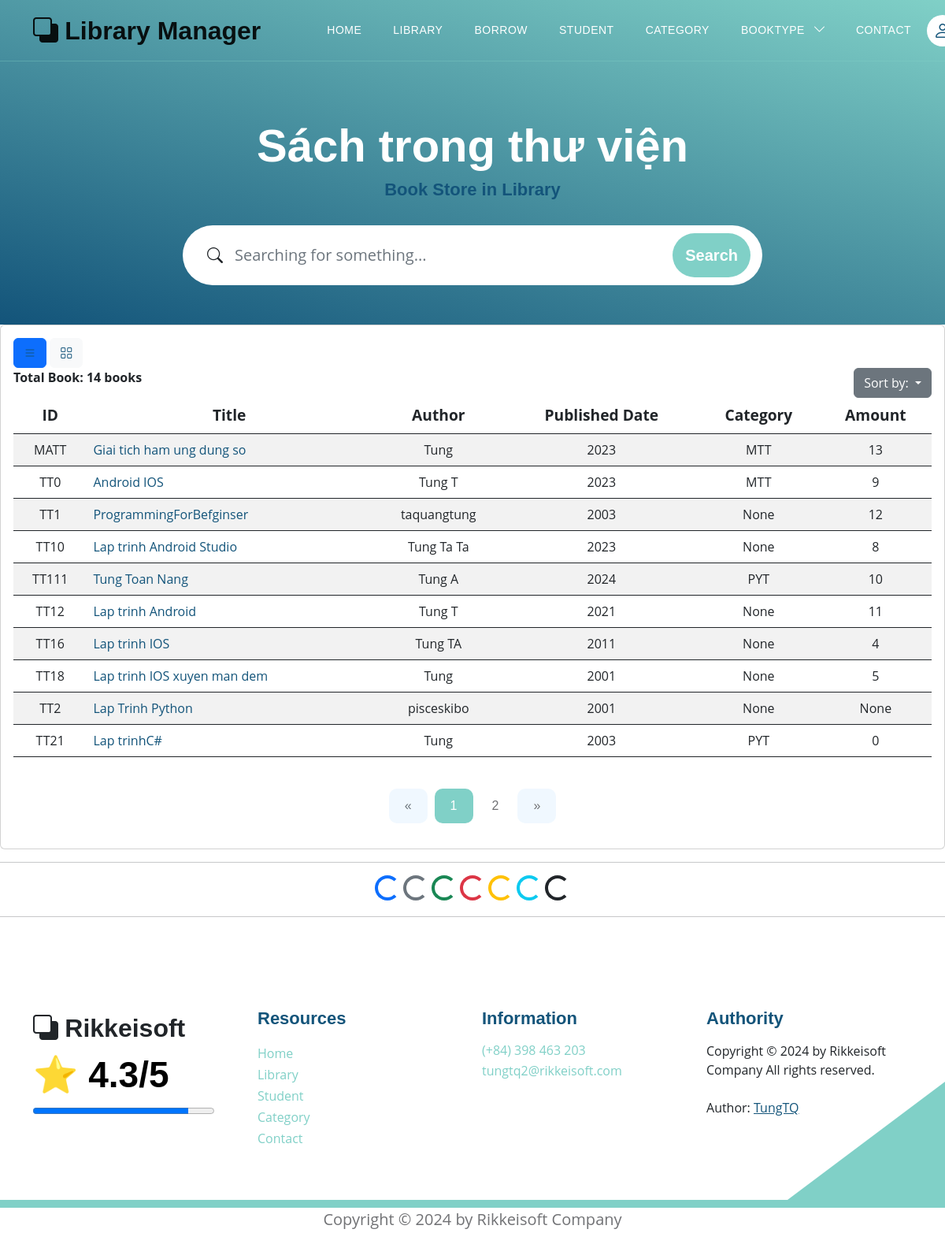
The page /books?bookview=0 on the database as committed earlier.
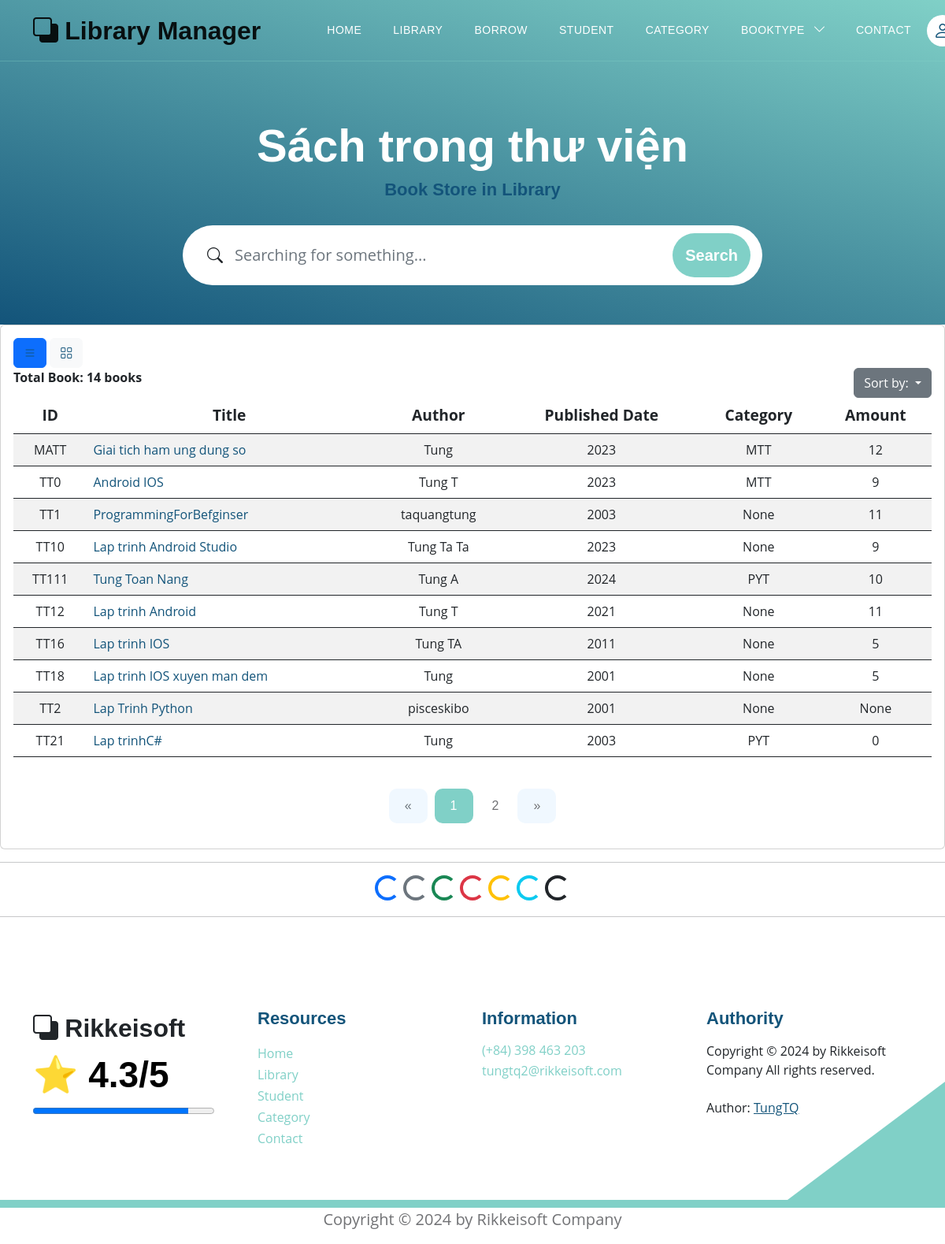
The same page on the database as committed later.
### models.py (models this page shows, shortened)
class Book(Base):
    __tablename__ = 'books'
    username_id = Column(String(30), ForeignKey('users.username'), nullable=False)
    id_book = Column(String(30), primary_key=True, unique=True, index=True)         # Số thứ tự sách
    title = Column(String(100), index=True)      # Tiêu đề sách
    author = Column(String(100), index=True)     # Tác giả
    year = Column(Integer)                  # Năm xuất bản
    quantity_amount = Column(Integer, index=True, default=0)
    category_id = Column(String(10), ForeignKey('category.category_id'), nullable=False)
    insert_at = Column(DateTime, index=True)
    insert_id = Column(String(30), index=True)
    update_at = Column(DateTime,index=True)
    update_id = Column(String(30), index=True)
    delete_at = Column(DateTime,index=True)
    delete_id = Column(String(30), index=True)
    delete_flag = Column(Integer, index=True)
    image_book = Column(String(100), index=True, nullable=True)         # Đường dẫn tới ảnh của sách
    pdf_book = Column(String(100), index=True, nullable=True)           # Đường dẫn tới file PDF của sách
    user = relationship("User", back_populates="books")
    category = relationship("Category", back_populates="category_books")
    borrows = relationship("BorrowBook", back_populates="book_borrow")
    borrowfinal = relationship("BorrowBookFinal", back_populates="book_borrow_final")

class Category(Base):
    __tablename__ = 'category'
    category_id = Column(String(10), primary_key=True, index=True)
    category_name = Column(String(50), index=True)
    insert_at = Column(DateTime, index=True)
    insert_id = Column(String(30), index=True)
    update_at = Column(DateTime,index=True)
    update_id = Column(String(30), index=True)
    delete_at = Column(DateTime,index=True)
    delete_id = Column(String(30), index=True)
    delete_flag = Column(Integer, index=True)
    category_books = relationship("Book", back_populates="category")

### routers/book.py (the view)
@router.get('/books', response_class=HTMLResponse)
async def read_all_books(request: Request, bookview: int, page: int = Query(1, gt=0), page_size: int = Query(10, gt=0), page_size2: int = Query(12, gt = 0), db: Session = Depends(models.get_db)):
    mean_star = function.get_mean_star(db)
    all_category2 = db.query(models.Category).filter(models.Category.delete_flag != 1).all()
    if bookview == 0:
        offset = (page - 1) * page_size
        books = db.query(models.Book).filter(models.Book.delete_flag == 0).order_by(models.Book.id_book).offset(offset).limit(page_size).all()
        total_books = db.query(models.Book).filter(models.Book.delete_flag == 0).count()
        total_pages = (total_books + page_size - 1) // page_size  # Tính toán tổng số trang
        return templates.TemplateResponse("library.html", {
            "request": request,
            "books": books,
            "total_books": total_books,
            "page": page,
            "total_pages": total_pages,
            "mean_star": mean_star,
            "bookview": bookview,
            "all_category2": all_category2
        })
    else:
        offset = (page - 1) * page_size2
        books = db.query(models.Book).filter(models.Book.delete_flag == 0).order_by(models.Book.id_book).offset(offset).limit(page_size2).all()
        total_books = db.query(models.Book).filter(models.Book.delete_flag == 0).count()
        total_pages = (total_books + page_size2 - 1) // page_size2  # Tính toán tổng số trang
        return templates.TemplateResponse("library_view.html", {
            "request": request,
            "books": books,
            "total_books": total_books,
            "page": page,
            "total_pages": total_pages,
            "mean_star": mean_star,
            "bookview": bookview,
            "all_category2": all_category2
        })

### templates/library.html (shortened to what the changed rows need)
{% extends "base.html" %}
{% block content %}
<section class="hero-section d-flex justify-content-center align-items-center" id="section_1"
    style="padding-bottom: 50px;">
    <div class="container">
        <div class="row">
            <div class="col-lg-8 col-12 mx-auto">
                <h1 class="text-white text-center"> Sách trong thư viện </h1>
            </div>
        </div>
    </div>
</section>
<div class="card card-table comman-shadow">
    <div class="card-body">
        <div class="table-responsive">
            <div id="DataTables_Table_0_wrapper" class="dataTables_wrapper no-footer">
                <table
                    class="table border-0 star-student table-hover table-center mb-0 datatable table-striped dataTable no-footer"
                    id="DataTables_Table_0" aria-describedby="DataTables_Table_0_info">
                    <thead class="student-thread">
                        <tr style="text-align: center; font-size:larger;">
                            <th rowspan="1" colspan="1"
                                aria-label="ID: activate to sort column ascending">ID</th>
                            <th rowspan="1" colspan="1"
                                aria-label="Title: activate to sort column ascending">Title</th>
                            <th rowspan="1" colspan="1"
                                aria-label="Author: activate to sort column ascending">Author</th>
                            <th rowspan="1" colspan="1"
                                aria-label="Published Date: activate to sort column ascending">Published Date</th>
                            <th rowspan="1" colspan="1"
                                aria-label="Category: activate to sort column ascending">Category</th>
                            <th rowspan="1" colspan="1"
                                aria-label="Action: activate to sort column ascending">Amount</th>
                        </tr>
                    </thead>
                    <tbody>
                        <form action="">
                        {% for book in books %}
                            <tr class="{% if loop.index is even %} even {% else %}odd{% endif %}">
                                <td style="text-align: center;">{{ book.id_book }}</td>
                                <td> <a href="/books/detail_book?choice_book={{book.id_book}}">{{ book.title }}</a></td>
                                <td style="text-align: center;">{{ book.author }}</td>
                                <td style="text-align: center;">{{ book.year }}</td>
                                <td style="text-align: center;">{{ book.category }}</td>
                                <td style="text-align: center;">{{ book.quantity_amount }}</td>
                            </tr>
                        {% endfor %}
                        </form>
                    </tbody>
                </table>
            </div>
        </div>
    </div>
</div>
{% endblock content %}

Rows that differ between the two databases and show on the page:
changed Book "MATT": quantity_amount "13" → "12"
changed Book "TT1": quantity_amount "12" → "11"
changed Book "TT10": quantity_amount "8" → "9"
changed Book "TT16": quantity_amount "4" → "5"
